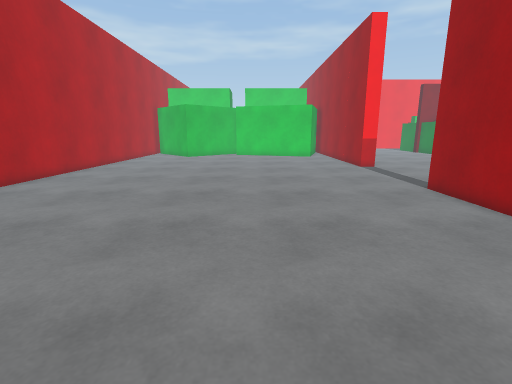
View 1 (above)

17 first-person views from a walk through a 3-D level made in the Unity game engine. The camera is 1.2 m above the floor, tilts 12° down and sees 85° across. The floor is counted in squares, 0.5 m on a side. Each view is taken from the middle of a square. On the plan, view 1 faces up. The plan holds only what a view shows up to about 18 squares ahead; the rest is blank. The place goes on beyond the plan. The player character is not drawn.

View 2
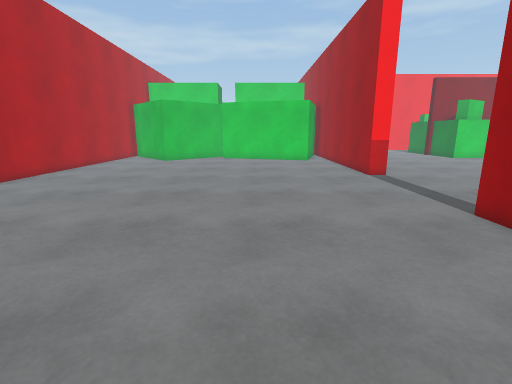

View 3
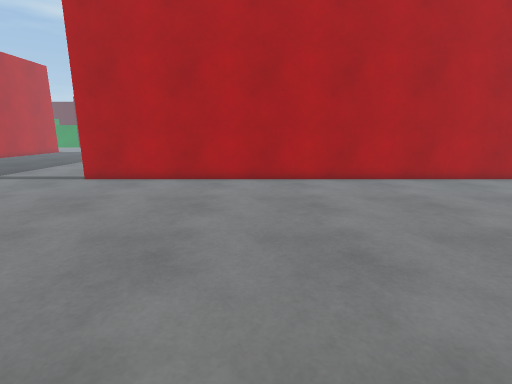

View 4
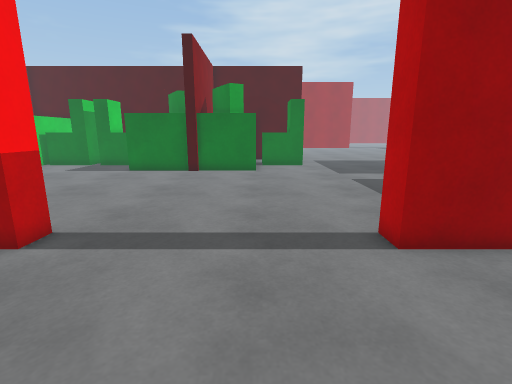

View 5
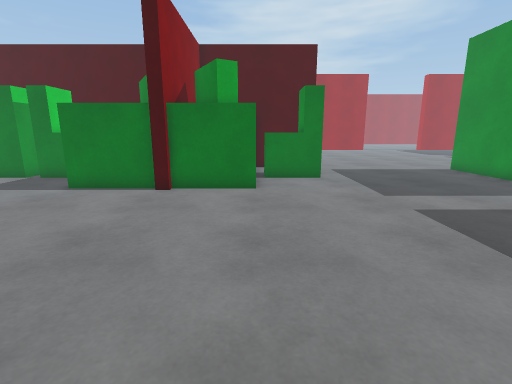

View 6
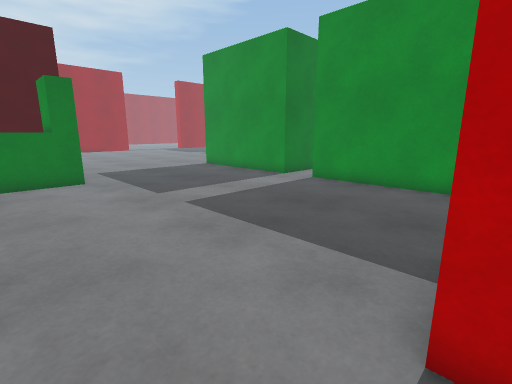

View 7
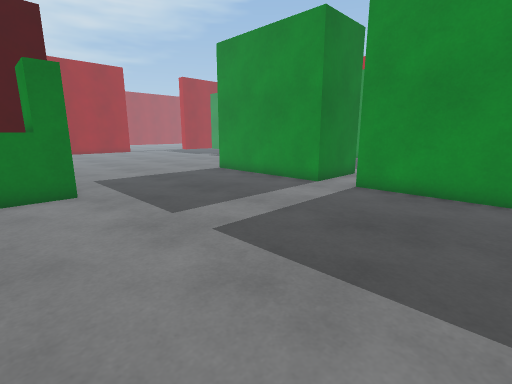

View 8
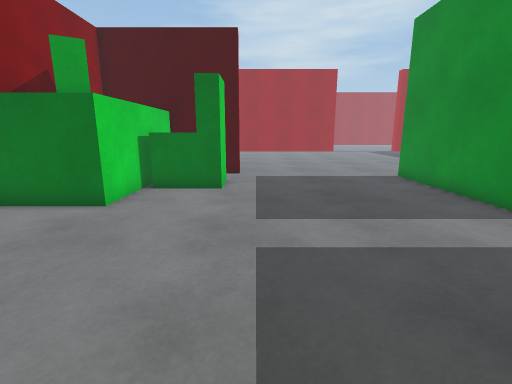

View 9
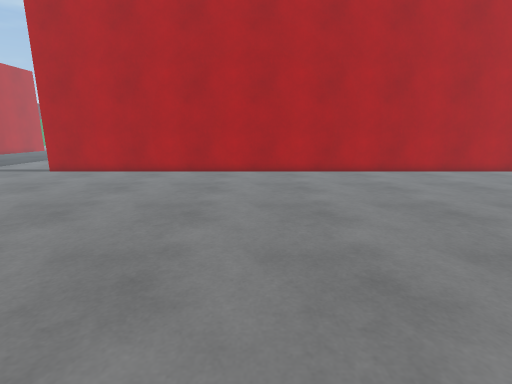

View 10
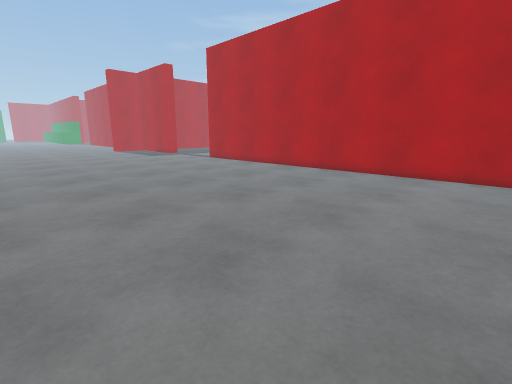

View 11
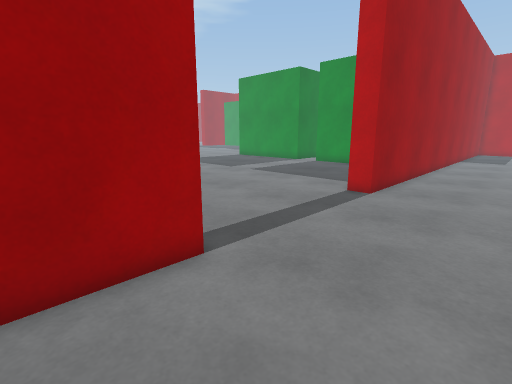

View 12
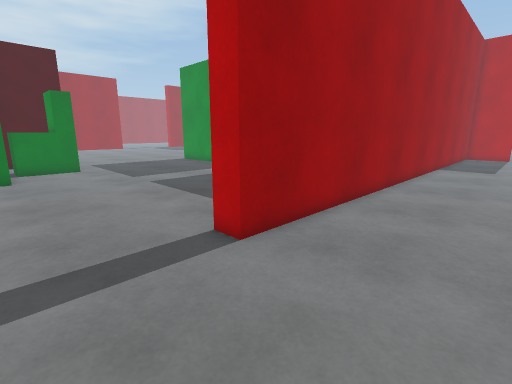

View 13
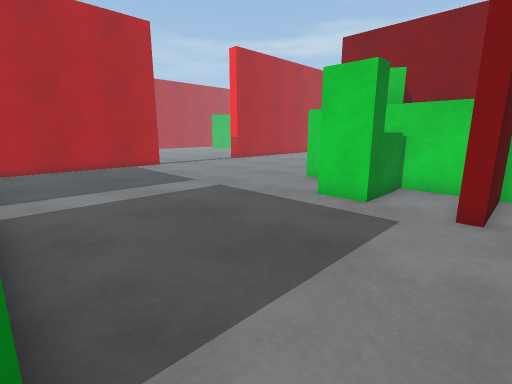

View 14
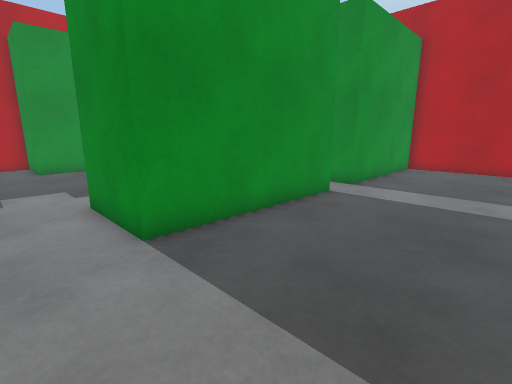

View 15
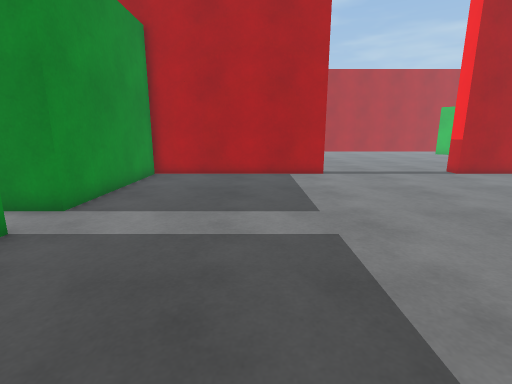

View 16
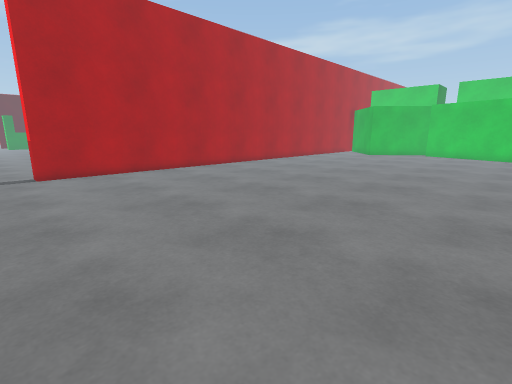

View 17
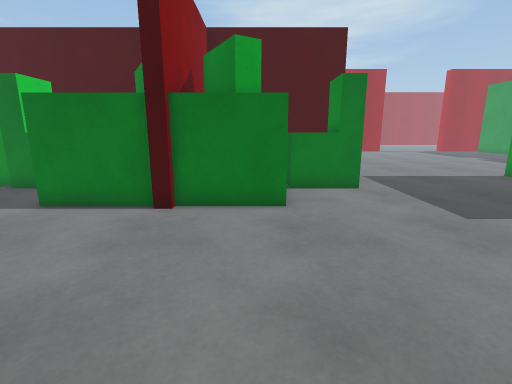

### Floor plan
Key: @ floor where view 1 was taken; # wall or solid block; . floor; O other object.
Columns run from 12 left of view 1 to 29 right of it. Each row starts with its distance up from view 1.
 23 #............... .  #.  ........O
 22 #.................. #...........O    OO
 21 #.................. #...........O   OO
 20 #..................##...........O
 19 #...............................#
 18 #...............................O OO     O
 17 #...............................OOOOO    O
 16 #...............................OO       O
 15 #...............................OOOOOOOO#O
 14 #..................................OOO..#.
 13 #..................................O O..#.
 12 #.................. #..............OOO..#.
 11 #.................. #...............O...#.
 10 #.................. #.....................
  9 #.................. #.....................
  8 #.................. #.....................
  7 #.................. #.....................
  6 #.................. #.....................
  5 #.................. #.....................
  4 #.................. #.....................
  3 #.................. #.....................
  2 #.................. ##########.#########..
  1 #.................. #       ##.#       #..
  0 #...........@...... #        #.#       #..
 -1 ................... #         .#       #..
 -2 .... .............. #          #       #..

Positions as (right, up) in squares from view 1, and headings:
1: (0, 0), facing up
2: (1, 4), facing up
3: (3, 9), facing left
4: (2, 15), facing right
5: (8, 15), facing right
6: (8, 15), facing down-right
7: (11, 14), facing down-right
8: (11, 10), facing right
9: (6, 13), facing left
10: (5, 23), facing down-left
11: (3, 23), facing down-right
12: (3, 16), facing down-right
13: (29, 2), facing up-left
14: (29, 8), facing down-left
15: (25, 8), facing left
16: (6, -2), facing up-left
17: (11, 16), facing right
